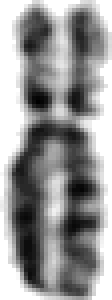
#> input picture extraccionCaracteristicas/single_clase/97002107.16.tiff/clase6/clase6_1_97002107.16.tiff, 28 x 75 px (shown 4 times larger)
$ python -i enderezarCromosomasCurvos.py   (imports and definitions only)   (older library calls are emulated)
#> lines starting #> are read from the running program, lines starting #| are printed output that depends on the picture; after the words box and inside, x2 and y2 are one past the last pixel; in counts of white or black regions, pixels touching at a corner belong together
import numpy as np
import cv2
import extras
import calcularAreasPerimetros as areaPerim
import os
from time import time
import matplotlib as plt
from matplotlib import pyplot as plt


#proyeccion horizontal (imagen de entrada=binaria)
# [72 lines left out: functions proyeccion_v, calcular_proyecciones_v, mejor_proyeccion_v, not called in this run]


#----------------------------------
#----------------------------------
def proyeccion_h2(gray,grados):
    ret, th = cv2.threshold(gray,0,255,cv2.THRESH_BINARY+cv2.THRESH_TRIANGLE)
    th=cv2.bitwise_not(areaPerim.floodfill(cv2.bitwise_not(th))) #rellenar huecos (si quedo alguno)
    th=areaPerim.eliminar_objetos_pequeños(th,20) # si quedo algun pixel suelto


    #cv2.namedWindow('th', cv2.WINDOW_NORMAL)
    #cv2.imshow('th',th)
    #cv2.waitKey(0)


    filas,columnas= th.shape
    mask_blanca=cv2.bitwise_xor(th,cv2.bitwise_not(th))
    M = cv2.getRotationMatrix2D((columnas/2,filas/2),grados,1)
    dst = cv2.warpAffine(th,M,(columnas,filas))
    gray_rot=cv2.warpAffine(gray,M,(columnas,filas))
    dst_mask = cv2.warpAffine(mask_blanca,M,(columnas,filas))
    ret, rot_thresh = cv2.threshold(dst,190,255,cv2.THRESH_BINARY)
    ret, mask = cv2.threshold(dst_mask,190,255,cv2.THRESH_BINARY)

    # [6 lines of commented-out code are left out]
    dst=cv2.bitwise_not(cv2.bitwise_xor(rot_thresh,mask))
    dst_gray=cv2.bitwise_not(cv2.bitwise_and(cv2.bitwise_not(dst),cv2.bitwise_not(gray_rot)))
    #cv2.namedWindow('dst', cv2.WINDOW_NORMAL)
    #cv2.imshow('dst',dst_gray)
    #cv2.waitKey(0)
    proy_h=[]
    sum=0
    for i in range(0, filas):
           for j in range(0,columnas):
                    if dst[i][j]==0: #cuento si es pixel negro
                        sum=sum+1
           proy_h.append(sum)
           sum=0
    return proy_h,dst,dst_gray


#calcula las proyecciones horizontales entre ... y ... grados
#retorna una lista con las proyecciones horizontales
def calcular_proyecciones(gray):
    proyecciones=[]
    for i in range(-25,25): # con paso de 5 grados
        ang_i=i*5
        proy_h,dst,dst_gray=proyeccion_h2(gray,ang_i)
        #cv2.namedWindow('imagen'+str(i), cv2.WINDOW_NORMAL)
        #cv2.imshow('imagen'+str(i),dst_gray)
        #cv2.waitKey(0)
        proyecciones.append((proy_h,ang_i,dst,dst_gray))
    return proyecciones


# [326 lines left out: functions analisis2, sentido_giro, girar_pegar_brazos, cortarImagen, enderezar, procesarCarpeta and 1 more, not called in this run]

#Prosesar Todas las carpetas que se la pasen en la lista
#recibe como parametro la lista de carpetas a procesar
def procesarALLcarpetas(name_example_folder,content_folder,salida_folder):
        enderezados=procesarCarpeta(content_folder,name_example_folder)
        guardar_enderezados(salida_folder,name_example_folder,enderezados)

#======================================================================
#======================================================================
# [19 lines not run here, left out]

>>> import cv2
>>> picture = cv2.imread('single_clase/97002107.16.tiff/clase6/clase6_1_97002107.16.tiff', cv2.IMREAD_GRAYSCALE)
#> picture is the input picture: shape (75, 28); min 0, max 255, mean 150.7
#> the loop in calcular_proyecciones, `for i in range(-25,25):` made 1 pass
#> pass 1, in proyeccion_h2, `ret, th = cv2.threshold(gray,0,255,cv2.THRESH_BINARY+cv2.THRESH_TRIANG..`:
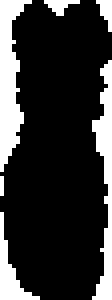
#> th: shape (75, 28) (shown 4 times larger); 20.7% white; 6 white regions (3 under 20 px), largest, box (x1, y1, x2, y2) and area: (0, 0, 8, 43) 178, (23, 15, 28, 75) 147, (0, 53, 10, 75) 68
#> after the loop in calcular_proyecciones, `for i in range(-25,25):`: proyecciones = []
#> (the run stopped early here; a loop or call above may not have finished)

$ run again, on extraccionCaracteristicas/single_clase/97002133.15.tiff/clase12/clase12_0_97002133.15.tiff
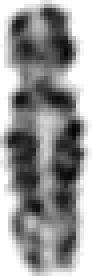
#> input picture extraccionCaracteristicas/single_clase/97002133.15.tiff/clase12/clase12_0_97002133.15.tiff, 23 x 69 px (shown 4 times larger)
#> picture is the input picture: shape (69, 23); min 5, max 255, mean 151.7
#> the loop in calcular_proyecciones, `for i in range(-25,25):` made 1 pass
#> pass 1, in proyeccion_h2, `ret, th = cv2.threshold(gray,0,255,cv2.THRESH_BINARY+cv2.THRESH_TRIANG..`:
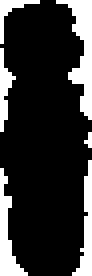
#> th: shape (69, 23) (shown 4 times larger); 19.8% white; 6 white regions (1 under 20 px), largest, box (x1, y1, x2, y2) and area: (14, 0, 23, 30) 110, (0, 42, 7, 69) 72, (18, 40, 23, 69) 62, (0, 12, 4, 33) 38, (0, 0, 10, 11) 28
#> after the loop in calcular_proyecciones, `for i in range(-25,25):`: proyecciones = []

$ run again, on extraccionCaracteristicas/single_clase/97002137.12.tiff/clase3/clase3_1_97002137.12.tiff
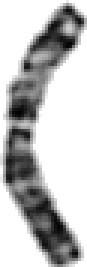
#> input picture extraccionCaracteristicas/single_clase/97002137.12.tiff/clase3/clase3_1_97002137.12.tiff, 29 x 89 px (shown 3 times larger)
#> picture is the input picture: shape (89, 29); min 0, max 255, mean 189.2
#> the loop in calcular_proyecciones, `for i in range(-25,25):` made 1 pass
#> pass 1, in proyeccion_h2, `ret, th = cv2.threshold(gray,0,255,cv2.THRESH_BINARY+cv2.THRESH_TRIANG..`:
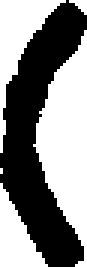
#> th: shape (89, 29) (shown 3 times larger); 53% white; 1 black region, box (x1, y1, x2, y2) and area: (0, 0, 29, 89) 1212
#> after the loop in calcular_proyecciones, `for i in range(-25,25):`: proyecciones = []

$ run again, on extraccionCaracteristicas/single_clase/97002138.9.tiff/clase1/clase1_1_97002138.9.tiff
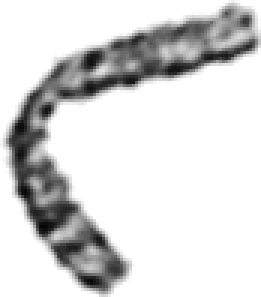
#> input picture extraccionCaracteristicas/single_clase/97002138.9.tiff/clase1/clase1_1_97002138.9.tiff, 87 x 99 px (shown 3 times larger)
#> picture is the input picture: shape (99, 87); min 5, max 255, mean 216.3
#> the loop in calcular_proyecciones, `for i in range(-25,25):` made 1 pass
#> pass 1, in proyeccion_h2, `ret, th = cv2.threshold(gray,0,255,cv2.THRESH_BINARY+cv2.THRESH_TRIANG..`:
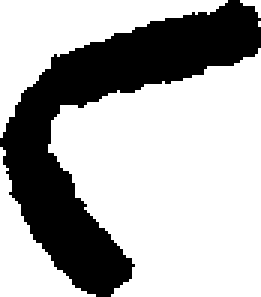
#> th: shape (99, 87) (shown 3 times larger); 68.6% white; 1 black region, box (x1, y1, x2, y2) and area: (0, 0, 87, 99) 2704
#> after the loop in calcular_proyecciones, `for i in range(-25,25):`: proyecciones = []
